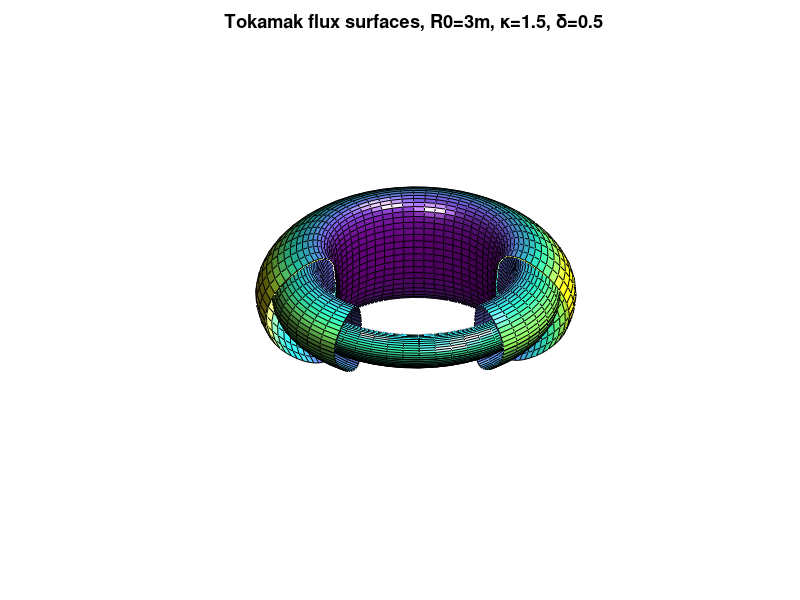

The MATLAB script that drew this image:
close all; clear; clc;
R0=3;
data=[R0/3,R0/5,R0/10; % a
    1.5, 1.5, 1.5;
    0.5, 0.5, 0.5;
    0.0, 0.0, 0.0];

nflux=size(data,2); h=figure('DefaultAxesFontSize',12);
for iflux=1:nflux

    % a=R0/3;kappa=1.5;delta=0.5;b=0.0;
    a=data(1,iflux);kappa=data(2,iflux);
    delta=data(3,iflux);b=data(4,iflux);

    [theta,phi]=meshgrid(0:2*pi/50:2*pi,(-0.1-iflux*0.2)*pi:2*pi/50:(0.7+iflux*0.2)*pi);
    X=(R0-b+(a+b.*cos(theta)).*cos(theta+delta.*sin(theta))).*cos(phi);
    Y=(R0-b+(a+b.*cos(theta)).*cos(theta+delta.*sin(theta))).*sin(phi);
    Z=(kappa*a).*sin(theta);
    R=R0+sqrt(X.^2+Y.^2);

    surf(X,Y,Z,R); hold on;

end

camlight('right'); lightangle(45,60);
light('position',[-3,-1,3],'style','local'); material shiny;

axis equal; axis tight; axis off; hidden off;

strtitle=['Tokamak flux surfaces, R0=',...
    num2str(R0),'m, \kappa=',num2str(kappa),...
    ', \delta=',num2str(delta)];
title(strtitle);
